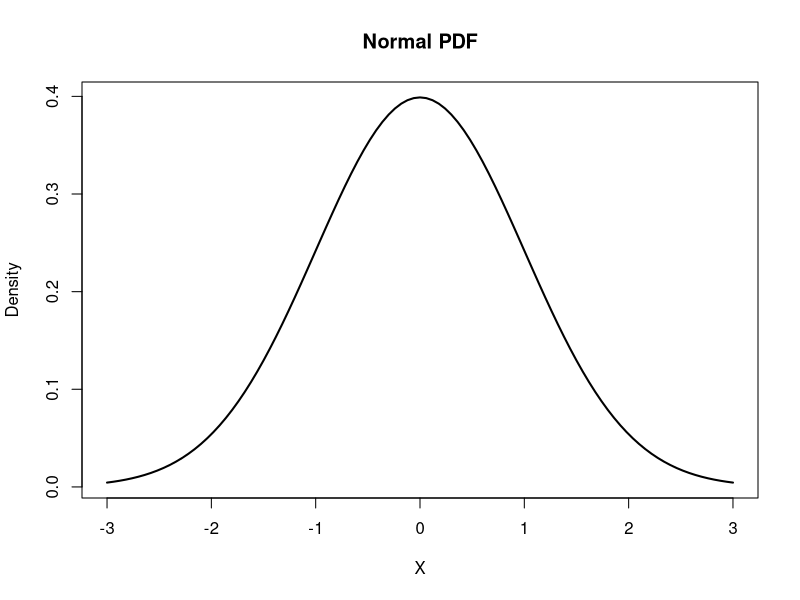
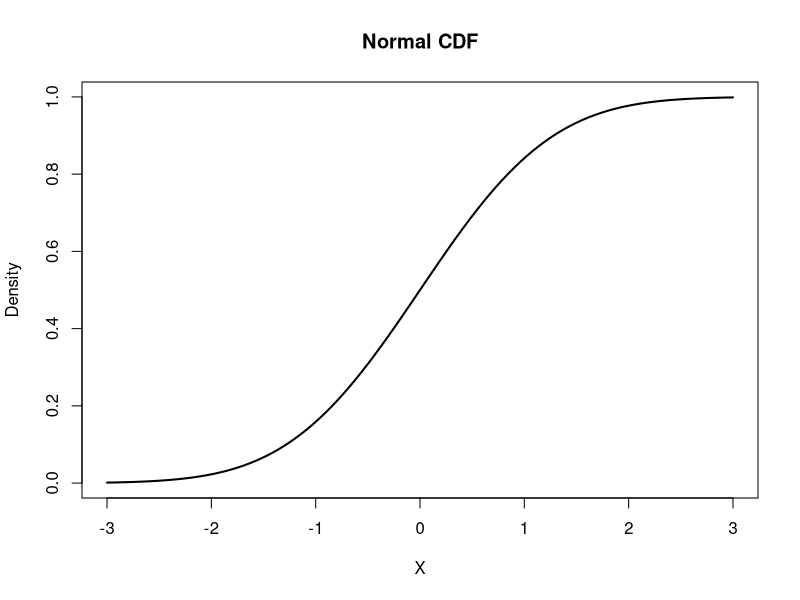
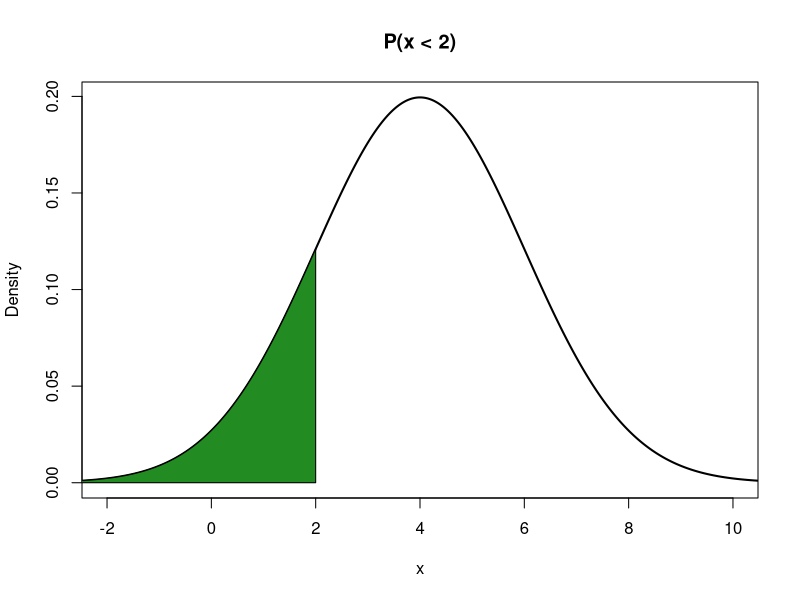
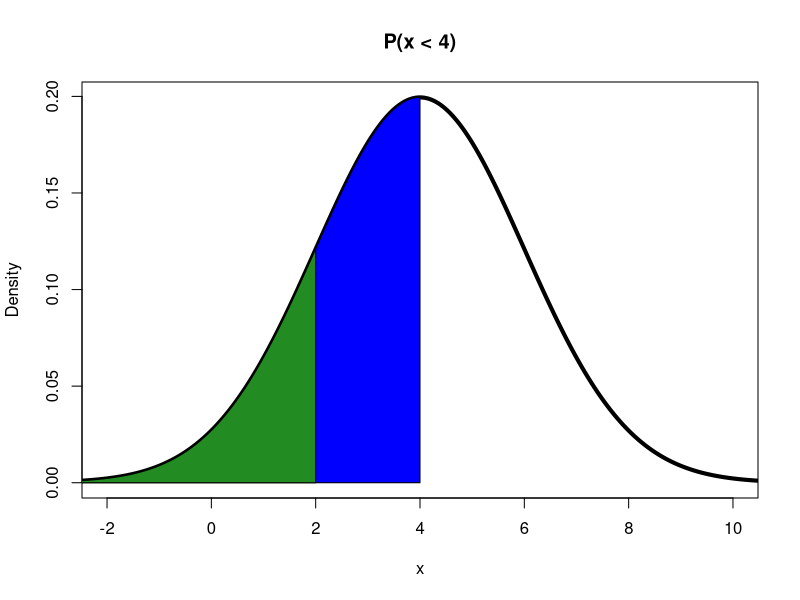
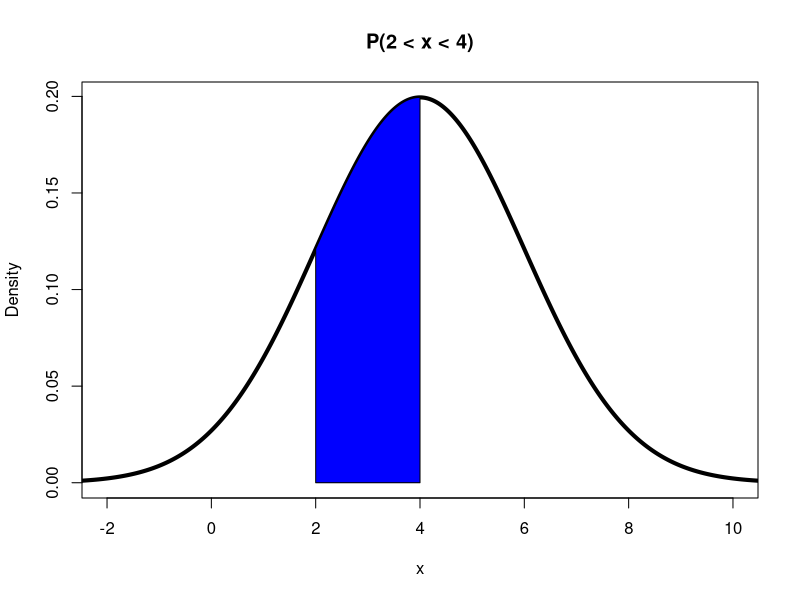
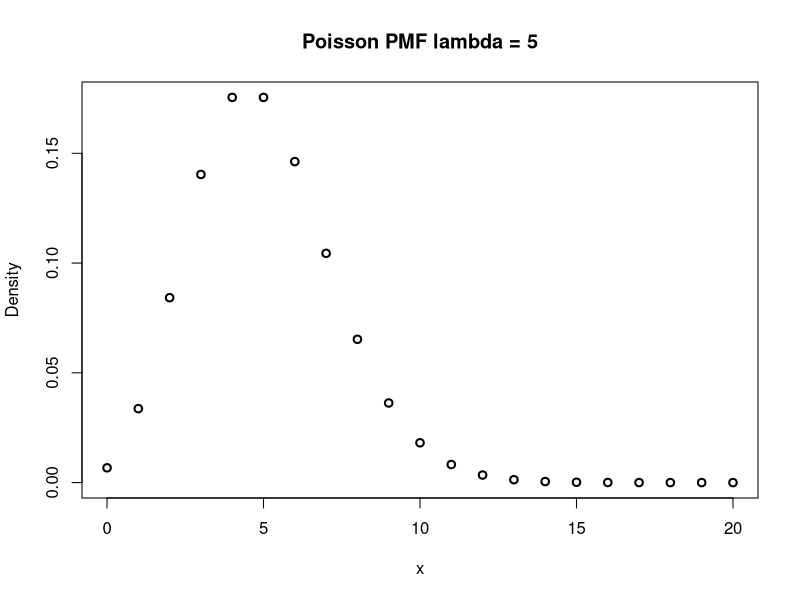
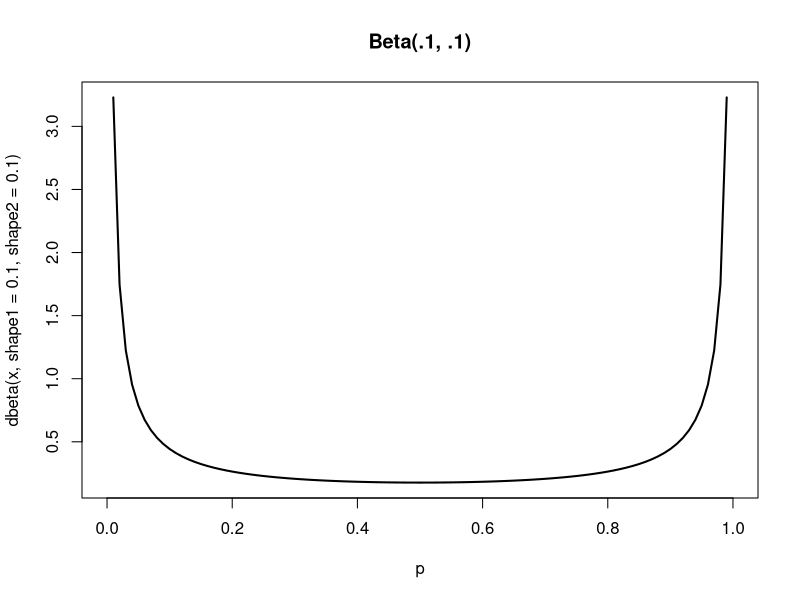
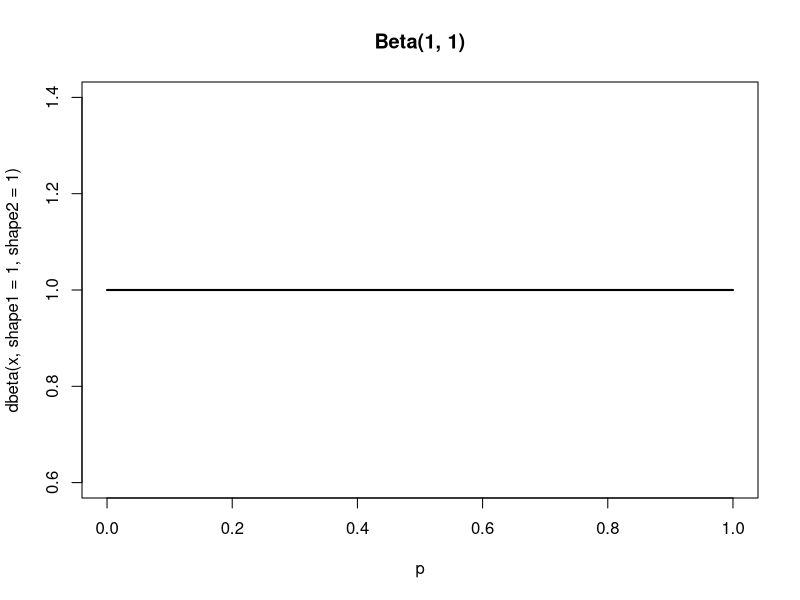

These charts were generated, in order, by the following R code: (Note: this script raises an error after producing the figures.)
###############################
##           Lab 2           ##
## Simulations and Functions ##
###############################



## Recap: working with objects ##
# We use '<-' in R to assign values to objects
numeric_object <- 55
character_object <- "monkey"

# Then when we do things with these objects
numeric_object
numeric_object * 10



#############
## Vectors ##

# Vectors are objects with multiple elements of the same type
num_vec <- c(1, 2, 6, 10, 8, 3, 11)

# The order of the elements is important!
# This is very useful because it allows us to access elements by index
num_vec[1]        # First element
num_vec[-1]       # Everything except the first element
num_vec[c(2, 4)]  # Second and fourth elements

# Access elements using conditionals
num_vec > 5                 # Conditional statements generate a vector of TRUE/FALSEs
num_vec[num_vec > 5]        # We can use this vector to subset the original vector
num_vec[num_vec %% 2 == 0]  # Only keep values, when divided by 2, equal 0 (even numbers)

# Changing elements of a vector
num_vec[1] <- 7
num_vec

# Adding new elements to a vector
longer_vec <- c(num_vec, 9)
longer_vec



##############
## Matrices ##

# Rectangular collection of vectors. Simplified data frames
matrix(data = c(1, 2, 3, 4, 5, 6, 7, 8, 9), 
       nrow = 3,
       ncol = 3)

# Matrices can also be created from vectors using cbind() or rbind()
vec_1 <- c(1, 2, 3)
vec_2 <- c(4, 5, 6)
vec_3 <- c(7, 8, 9)

# rbind "row bind" vectors by stacking them on top of each other
rbind(vec_1, vec_2, vec_3)

# cbind "column bind" vectors by placing them side by side
cbind(vec_1, vec_2, vec_3)

# rbind and cbind are VERY useful for adding additional columns or rows 
# These functions work with data frames too!

# Accessing elements of a matrix
mat <- cbind(vec_1, vec_2, vec_3)

mat[1, 1]  # First row, first column (upper left cell)
mat[, 1]   # First column
mat[1, ]   # First row

# We will work more with matrices when we get to regression :)

# Other basic object types in R are Arrays and Lists
# Arrays are higher dimension vectors. Rare in our cases!
# Lists are like vectors whose elements can be any other type of object
#     sometimes useful to know about



###########################
## Distribution Functions ##
# Density function for the Normal distribution: dnorm
curve(dnorm, lwd = 2, xlim = c(-3,  3), ylab = "Density", xlab = "X", main = "Normal PDF")

# Cumulative density function for the Normal distribution: pnorm
curve(pnorm, lwd = 2, xlim = c(-3,  3), ylab = "Density", xlab = "X", main = "Normal CDF")

# Recall: the CDF tells you the probability below (to the left of) some threshold
pnorm(0)
# The probability below the -1.96 threshold
pnorm(-1.96)
# The probability between -1.96 and +1.96
1 - 2*pnorm(-1.96)

# We can also use the mean and sd arguments to get other normal curves
pnorm(2, mean = 3, sd = 1)          # Probability that x < 2 if X ~ N(3, 1)
1 - pnorm(2, 3, 1)                  # Probability that x > 2 if X ~ N(3, 1)
pnorm(4, 4, 2) - pnorm(2, 4, 2)     # Probability that 2 < x < 4 if X ~ N(4, 2^2)

## Why does that work?

# pnorm(2, 4, 2) gives us this:
x <- seq(-4, 12, by = .01)
plot(x, dnorm(x, 4, 2), type="l", lwd=2, xlim=c(-2, 10), main="P(x < 2)", ylab="Density")
x1 <- seq(-8, 2, by = .01)
polygon(c(x1, rev(x1)), c(dnorm(x1, 4, 2), rep(0, length(x1))), col="forestgreen")
pnorm(2, 4, 2)

# pnorm(4, 4, 2) gives us this:
x <- seq(-4, 12, by=.01)
plot(x, dnorm(x, 4, 2), type="l", lwd=4, xlim=c(-2, 10), main="P(x < 4)", ylab="Density")
x1 <- seq(-8, 4, by=.01)
x2 <- seq(-8, 2, by=.01)
polygon(c(x1, rev(x1)), c(dnorm(x1, 4, 2), rep(0, length(x1))), col="blue")
polygon(c(x2, rev(x2)), c(dnorm(x2, 4, 2), rep(0, length(x2))), col="forestgreen")
pnorm(4, 4, 2)

# pnorm(4, 4, 2) - pnorm(2, 4, 2) gives us the area between 2 and 4
plot(x, dnorm(x, 4, 2), type="l", lwd=4, xlim=c(-2, 10), main="P(2 < x < 4)", ylab="Density")
x1 <- seq(2, 4, by=.01)
polygon(c(x1, rev(x1)), c(dnorm(x1, 4, 2), rep(0, length(x1))), col="blue")
pnorm(4, 4, 2) - pnorm(2, 4, 2)


### Exercise 1:
# Assuming a standard normal distribution (X ~ N(0, 1)), calculate the 
# probability that 0 < X < 1



# Each commonly-used distribution has its own version of these functions
dpois(3, lambda = 2)  # The probability that a draw from X ~ Poisson(2) is exactly 3

x <- seq(0, 20)
plot(x, dpois(x, lambda = 5), lwd = 2, ylab = "Density", main = "Poisson PMF lambda = 5")

# Beta Distribution (useful for Bayesian statistics)
curve(dbeta(x, shape1=.1, shape2=.1), lwd=2, xlim=c(0,  1), xlab="p", main="Beta(.1, .1)")
curve(dbeta(x, shape1=1, shape2=1), lwd=2, xlim=c(0,  1), xlab="p", main="Beta(1, 1)")
curve(dbeta(x, shape1=10, shape2=10), lwd=2, xlim=c(0,  1), xlab="p", main="Beta(10, 10)")
curve(dbeta(x, shape1=1000000, shape2=1000000), lwd=2, xlim=c(0,  1), xlab="p", main="Beta(1,000,000, 1,000,000)")
curve(dbeta(x, shape1=2, shape2=20), lwd=2, xlim=c(0,  1), xlab="p", main="Beta(2, 20)")
curve(dbeta(x, shape1=1, shape2=2), lwd=2, xlim=c(0,  1), xlab="p", main="Beta(1, 2)")



######################
## Custom Functions ##

# You can write your own functions in R using the "function" command
# Functions can be really complicated or really simple!

# here's the general idea:

# my_function <- function(x, y, z) {            # tells R that this is a function and defines the possible arguments
#   	             out <- crazy function stuff	# the meat of the function
#                  return(out)                  # returns the output of the function
# }                                             # closes the function up

# Here is an example that converts Fahrenheit temperatures to Celsius
convert_to_celsius <- function(f_temp) {
  c_temp <- (f_temp - 32) * 5/9
  return(c_temp)
}
# Once we run the function above, it is saved into our global environment
# Now we can begin using it
convert_to_celsius(32)

# A more complicated function
# Now we can choose between Celsius or Kelvin outputs, but Celsius is the default
convert_temp <- function(f_temp, scale = "celsius") {
  
  if (scale == "celsius") {
    temp <- (f_temp - 32) * 5/9
  } else if (scale == "kelvin") {
    temp <- (f_temp - 32) * 5/9 + 273.15
  }
  
  return(temp)
}

convert_temp(75, scale = "celsius")
convert_temp(75) # Same thing as above because scale = "celsius" when we defined the function originally
convert_temp(75, scale = "kelvin")
convet_temp(75, scale = "fahrenheit") # error!

# Tips for functions!
   # Before starting, think clearly about what you want the output of the function to look like
      # then you can think about the inputs
   # Make the name evocative. Verb phrases are often a good idea
   # Avoid vague argument names (e.g. "f_temp" is better than "x" above)
   # Don't forget the return() statement!
   # After loading your function into your environment, test it out in the console to make sure it works



###############
## For Loops ##

# Loops are one way to repeat a process many times in R
# This is useful if we want to evaluate a function over and over with different values for arguments
# Or if we want to take advantage of randomness for our simulations

# The parts of a for loop:
# i is an arbitrary variable name that gets defined when we begin our loop
# We use "i" commonly because it is the notation for indexes in math, but this variable can be anything!
# 1:10 creates a sequence of integers from 1 to 10 (inclusive)
# This defines the values over which we will iterate when running the loop
for (i in 1:10) {    
  print(5)           # The guts of the loop go inside the curly braces
                     # print() functions can be helpful to see what's happening in our console
}

# Look at i changing! This is super useful
for (i in 1:10) {
  print(i)
}

# Loops can iterate over more than just sequences of integers
pets <- c("dog", "cat", "monkey", "parrot")
for (pet in pets) {
  print(pet)
}

# We can next loops inside each other (!!!)
# Be careful -- permutations get big fast
for (i in 1:3) {
  for (k in 1:3) {
    print(k)
  }
}

# The previous loops just did their thing but didn't give us anything useful after running
# Very often we want to set up a "container" object to store the results from each loop
# This is where indexes become super useful
container <- c()          # empty vector
for (i in 1:100) {
  container[i] <- i + 5
}
container

# This also works, but is less efficient because R needs to rewrite the entire vector every iteration!
# Sometimes this method can be useful though
container <- c()
for (i in 1:100) {
  container <- c(container, i + 5)
}
container



############################################################
## Building blocks of simulations: sequences and sampling ##

## Sequences ##
# We saw some basic sequences before with loops
N <- 10
1:N

# This is nice for loops that we want to run N times
# But often we want more control over our sequences
seq(from = 1, to = 10, by = 1)
seq(1, 10, by = 0.1)

# Sometimes instead of an ordered sequence, we just want to repeat some value N times
rep(5, 10)
rep(c(1,2), 10)

# It is generally better to set up your empty loop "containers" with rep(NA, N) rather than c()
# Where "N" is the number of iterations in your loop
# This makes your code more explicit and clear

## Sampling ##
# The sample() function is extremely useful for understanding probability and statistics
# x refers to the set from which we are sampling. This will typically be a sequence or some other vector
# size is how many elements from x you want the function to return
sample(x = 1:10, size = 5)

# replace = FALSE by default, but we can change that to sample WITH replacement
sample(x = 1:10, size = 5, replace = TRUE)

# sampling from a vector
pets <- c("monkey", "cat", "dog", "gerbil", "rabbit", "fish")
best_pet <- sample(pets, size = 1)
# R can reveal truths about the world...
print(paste0("The best pet is ", best_pet))

## Sampling from Distributions ##
# The sample() function generates random draws from vectors/distributions that we define ourselves
# What if we want to sample from known distributions, such as the Normal or Poisson?
# R has pdf/pmf sampling functions that mirror the syntax of the distribution functions we used earlier (dnorm and pnorm)

rnorm(n = 1)                     # 1 draw from the distribution X ~ N(0, 1)
rnorm(50, mean = 20, sd = 2)     # 50 draws from the distribution X ~ N(20, 2^2)
rpois(1000, lambda = 3)          # 1000 draws from the poisson distribution with lambda=3
rbinom(1, size = 1, prob = 0.5)  # 1 draw from a binomial distribution with p=0.5 and 1 event (Bernoulli distribution)
rbinom(100, 10, 0.75)            # 100 draws from binomial distribution with p=0.75 and 10 events

# Visualizing these samples with histograms is an alternative to curve() with density functions
hist(rnorm(10000))
hist(rpois(10000, lambda=3))   
hist(rbinom(10000, 5, 0.75))


###################
### Simulations ###

# Simulations help us understand how our statistical procedures work!
# They also help us solve very hard/impossible math problems

# A section of POLI 30 (our undergraduate introductory methods course) starts with 27 students.
# The probability that a given student fails POLI 30 is 0.08, and outcomes for two students are independent.
# What is the probability that everyone in this section will pass the class?
passed <- rbinom(100000, size = 27, prob = 0.92)  # Takes 100,000 draws from the distribution Binomial(n=27, p=0.92)
mean(passed == 27)                                # Calculates the proportion of these draws that equal 27 (everyone passed)

# What is the probability that at least 4 students will fail the class?
mean(passed <= 27 - 4)                       # Calculates the proportion of these draws that are less than or equal to 23


# You roll 2 die, and I roll one dice. What is the probability that the sum of the 2 numbers that you roll
# is larger than the one number that I roll?
N <- 1000000
d1 <- sample(1:6, N, replace = T)
d2 <- sample(1:6, N, replace = T)
d3 <- sample(1:6, N, replace = T)

d1[1] + d2[1] > d3[1]
d1[39] + d2[39] > d3[39]
d1[1134] + d2[1134] > d3[1134]

# Probability that the sum of the 2 numbers that you roll is larger than the one number that I roll?
mean(d1 + d2 > d3)

# What is the expected value of the difference between the sum of your two rolls and my one roll?
mean(d1 + d2 - d3)

# And what does the distribution look like?
hist(d1 + d2 - d3)


# When we are doing something complicated (e.g., sampling *without* replacement),
# it is often easier (and more clear to anyone reading your code) to do this within a loop

# You decide to flip a fair coin until you get a heads
# What is the probability that you will have to flip the coin more than three times?
N <- 100000
results <- rep(NA, N)
for (i in 1:N) {
  flips <- rbinom(100, 1, .5)
  first_heads <- min(which(flips == 1))
  results[i] <- first_heads
}
mean(results > 3)
hist(results)

# What is the standard deviation of the distribution of the mean of 100 draws from a 
# geometric distribution with probability p=0.3?
# Note that this is asking for the standard deviation of a distribution of means!

# First, let's see what 100 draws from the geometric distribution looks like
hist(rgeom(100, prob=0.3))

# We want to know something about how the *mean* of these draws is distributed
mean(rgeom(100, prob=0.3))

# Now let's do this 100,000 more times and save the results
N <- 100000
means_outcomes <- rep(NA, N)
number_draws <- 100     
# Note: N is not the same thing as the number of draws!
# N is the number of iterations in the loop; 
# number.draws is the number of draws from the geometric distribution 
#              that we take in each iteration
for(i in 1:N) {
  draws <- rgeom(number_draws, prob=0.3)
  means_outcomes[i] <- mean(draws)
}
sd(means_outcomes)

# What do you notice about the shape of the distribution of the mean?
hist(means_outcomes, freq = F)
curve(dnorm(x, mean(means_outcomes), sd(means_outcomes)), add = T, lwd = 3)


# The replicate() function is useful if we just want to run the same function over and over N times
pets <- c("dog", "cat", "monkey", "parrot")
generate_random_pet <- function() {  # Note: functions do not need any arguments!
  rand_pet <- sample(pets, 1)
}
replicate(10, generate_random_pet())


# Pancake problem!!!
# simulate a pancake and return randomly ordered sides
sim_pancake <- function() {
  pancake <- sample(1:3, 1)
  sides <- matrix(c(1, 1, 1, 0, 0, 0), nrow = 2, ncol = 3)[, pancake] 
  sample(sides)
}
# simulate 10,000 pancakes
pancakes <- replicate(100000, sim_pancake()) 
up <- pancakes[1, ]
down <- pancakes[2, ]
# compute proportion 1/1 (BB) out of all 1/1 and 1/0 
num_11_10 <- sum(up == 1)
num_11 <- sum(up == 1 & down == 1)
num_11 / num_11_10



######################################
### BONUS: Plotting Shaded Regions ###

## Here are some ways to plot shaded regions on histograms and density plots

outcomes <- rnorm(100000, 4, 2)

our.hist <- hist(outcomes)                                # First, save the histogram as an object
color <- ifelse(our.hist$breaks < 2, "blue", "gray70")    # Then extract the break points that R uses for the bins and use them to define the colors
hist(outcomes, col=color)                                 # Finally, make the histogram again and use those colors as an argument in the function

our.hist <- hist(outcomes)
color <- ifelse(our.hist$breaks >= 2 & our.hist$breaks < 4, "blue", "gray70")
hist(outcomes, col=color)

curve(dnorm(x), type="l", lwd=4, xlim=c(-3, 3), main="One-Sided Test")
abline(h=0, lty=3)
x1 <- seq(1.644854, 4, by=.01)
polygon(c(x1, rev(x1)), c(dnorm(x1), rep(0, length(x1))), col="blue")

curve(dnorm(x), type="l", lwd=4, xlim=c(-3, 3), main="Two-Sided Test")
abline(h=0, lty=3)
x1 <- seq(-4, -1.96, by=.01)
polygon(c(x1, rev(x1)), c(dnorm(x1), rep(0, length(x1))), col="blue")
x2 <- seq(1.96, 4, by=.01)
polygon(c(x2, rev(x2)), c(dnorm(x2), rep(0, length(x2))), col="blue")


